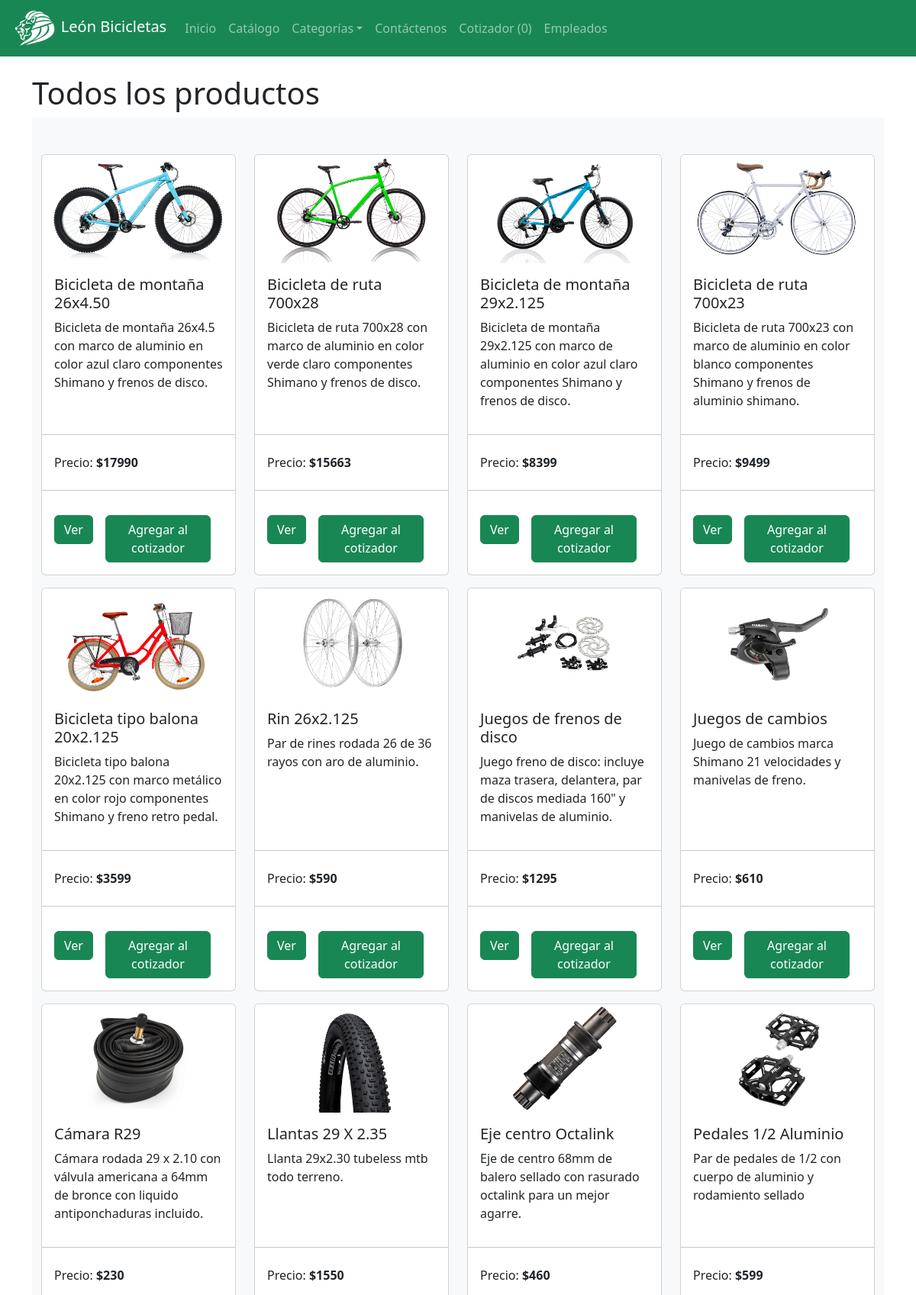
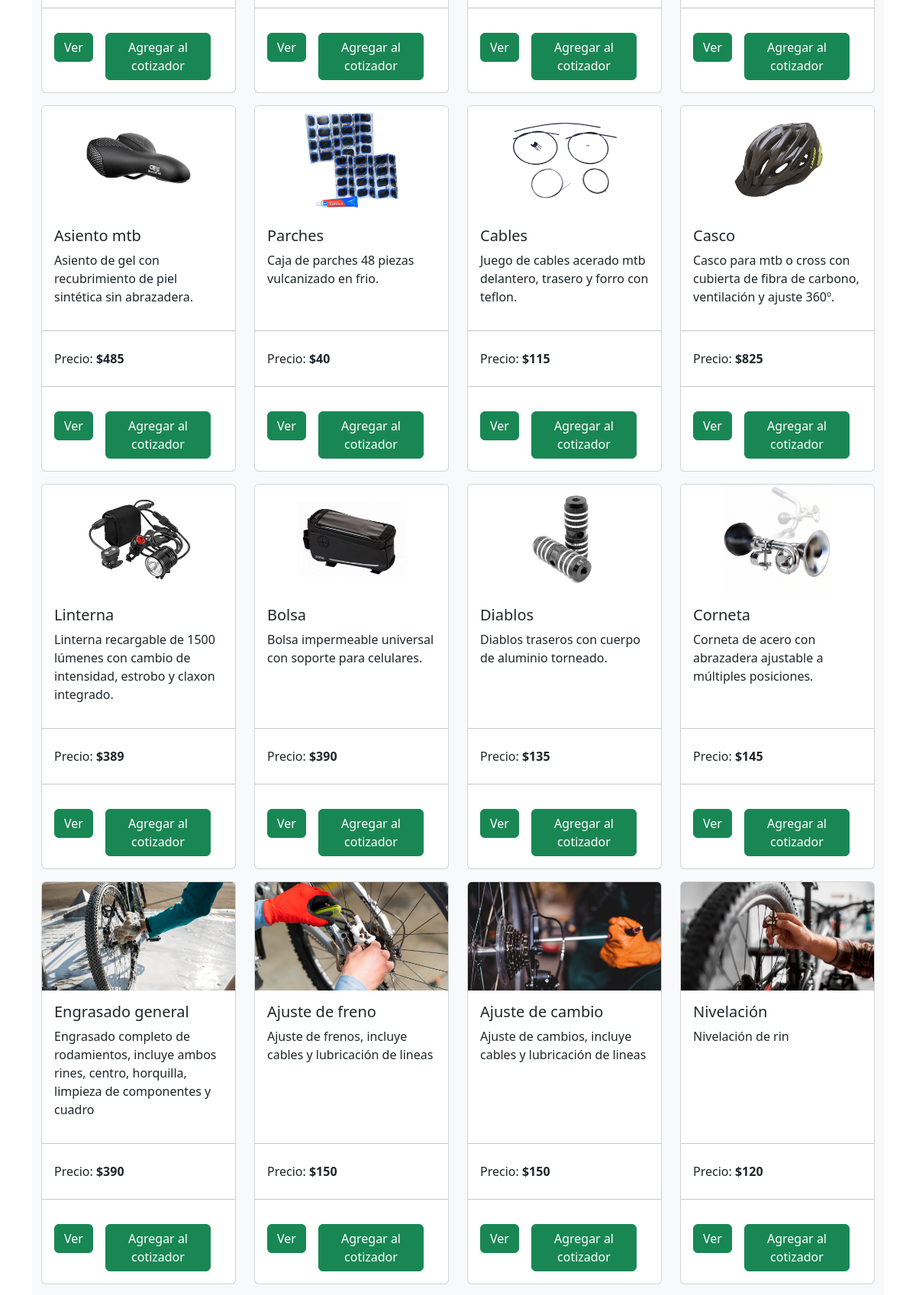
The page /es/catalogo.php (upper part) on the database its author committed (2 pictures, top to bottom).
### tables this page shows
create table productos (
idProd int primary key auto_increment,
nomProd varchar(45),
imgProd varchar(45),
descripcionProd varchar(200),
precio int(10),
stock int(10),
idCat int(10)
);

### es/catalogo.php (the view, shortened to what this page needs)
<?php
include './cotizar.php';
include './TEMPLATE/head.php';
include './TEMPLATE/nav.php';
?>
<div class="container">
    <br>
    <h1>Todos los productos</h1>
    <div class="album py-5 bg-body-tertiary">
        <div class="container">
            <div class="row row-cols-1 row-cols-sm-2 row-cols-md-3 row-cols-lg-4">
            <?php
                $sql = "CALL AllProd()";
                if ($resultado = $conn->query($sql)) {
                    if ($resultado->num_rows > 0) {
                        while ($row = $resultado->fetch_array()) {
                            echo '<div class="col pb-3">';
                            echo '<div class="card h-100">';
                            echo '<img src="./images/' . $row['imagen'] . '" class="card-img-top" alt="...">';
                            echo '<div class="card-body d-flex flex-column">';
                            echo '<h5 class="card-title">' . $row['nombre'] . '</h5>';
                            echo '<p class="card-text">' . $row['descripcion'] . '</p>';
                            echo '</div>';
                            echo '<div class="align-text-bottom">';
                            echo '<hr>';
                            echo '<ul class="list-group list-group-flush">';
                            echo '<li class="list-group-item">Precio: <b>$' . $row['valor'] . '</b></li>';
                            echo '</ul>';
                            echo '<hr>';
                            echo '<div class="card-body d-inline-flex">';
                            echo '<form>';
                            echo '<a class="btn btn-success" href="./verProducto.php?id=' . $row['identifier'] . '">Ver</a>';
                            echo '</form>';
                            echo '<form action="" method="post">';
                            echo '<button class="btn btn-success mx-3" name="btnAccion" type="submit" value="Agregar">Agregar al cotizador</button>';
                            echo '</form>';
                            echo '</div>';
                            echo '</div>';
                            echo '</div>';
                            echo '</div>';
                        }
                    } else {
                        echo '<div class="alert alert-danger"><em>Pronto agregaremos nuevos productos.</em></div>';
                    }
                } else {
                    echo "Ups! Algo salió mal. Intenta más tarde.";
                }
                ?>
            </div>
        </div>
    </div>
</div>
<?php
include './TEMPLATE/footer.php';
?>

### rows shown on the page
productos: imgProd (picture), nomProd "Bicicleta de montaña 26x4.50", descripcionProd "Bicicleta de montaña 26x4.5 con marco de aluminio en color azul claro componentes Shimano y frenos de disco.", precio "17990"
productos: imgProd (picture), nomProd "Bicicleta de ruta 700x28", descripcionProd "Bicicleta de ruta 700x28 con marco de aluminio en color verde claro componentes Shimano y frenos de disco.", precio "15663"
productos: imgProd (picture), nomProd "Bicicleta de montaña 29x2.125", descripcionProd "Bicicleta de montaña 29x2.125 con marco de aluminio en color azul claro componentes Shimano y frenos de disco.", precio "8399"
productos: imgProd (picture), nomProd "Bicicleta de ruta 700x23", descripcionProd "Bicicleta de ruta 700x23 con marco de aluminio en color blanco componentes Shimano y frenos de aluminio shimano.", precio "9499"
productos: imgProd (picture), nomProd "Bicicleta tipo balona 20x2.125", descripcionProd "Bicicleta tipo balona 20x2.125 con marco metálico en color rojo componentes Shimano y freno retro pedal.", precio "3599"
productos: imgProd (picture), nomProd "Rin 26x2.125", descripcionProd "Par de rines rodada 26 de 36 rayos con aro de aluminio.", precio "590"
productos: imgProd (picture), nomProd "Juegos de frenos de disco", descripcionProd "Juego freno de disco: incluye maza trasera, delantera, par de discos mediada 160\" y manivelas de aluminio.", precio "1295"
productos: imgProd (picture), nomProd "Juegos de cambios", descripcionProd "Juego de cambios marca Shimano 21 velocidades y manivelas de freno.", precio "610"
productos: imgProd (picture), nomProd "Cámara R29", descripcionProd "Cámara rodada 29 x 2.10 con válvula americana a 64mm de bronce con liquido antiponchaduras incluido.", precio "230"
productos: imgProd (picture), nomProd "Llantas 29 X 2.35", descripcionProd "Llanta 29x2.30 tubeless mtb todo terreno.", precio "1550"
productos: imgProd (picture), nomProd "Eje centro Octalink", descripcionProd "Eje de centro 68mm de balero sellado con rasurado octalink para un mejor agarre.", precio "460"
productos: imgProd (picture), nomProd "Pedales 1/2 Aluminio", descripcionProd "Par de pedales de 1/2 con cuerpo de aluminio y rodamiento sellado", precio "599"
productos: imgProd (picture), nomProd "Asiento mtb", descripcionProd "Asiento de gel con recubrimiento de piel sintética sin abrazadera.", precio "485"
productos: imgProd (picture), nomProd "Parches", descripcionProd "Caja de parches 48 piezas vulcanizado en frio.", precio "40"
productos: imgProd (picture), nomProd "Cables", descripcionProd "Juego de cables acerado mtb delantero, trasero y forro con teflon.", precio "115"
productos: imgProd (picture), nomProd "Casco", descripcionProd "Casco para mtb o cross con cubierta de fibra de carbono, ventilación y ajuste 360º.", precio "825"
productos: imgProd (picture), nomProd "Linterna", descripcionProd "Linterna recargable de 1500 lúmenes con cambio de intensidad, estrobo y claxon integrado.", precio "389"
productos: imgProd (picture), nomProd "Bolsa", descripcionProd "Bolsa impermeable universal con soporte para celulares.", precio "390"
productos: imgProd (picture), nomProd "Diablos", descripcionProd "Diablos traseros con cuerpo de aluminio torneado.", precio "135"
productos: imgProd (picture), nomProd "Corneta", descripcionProd "Corneta de acero con abrazadera ajustable a múltiples posiciones.", precio "145"
productos: imgProd (picture), nomProd "Engrasado general", descripcionProd "Engrasado completo de rodamientos, incluye ambos rines, centro, horquilla, limpieza de componentes y cuadro", precio "390"
productos: imgProd (picture), nomProd "Ajuste de freno", descripcionProd "Ajuste de frenos, incluye cables y lubricación de lineas", precio "150"
productos: imgProd (picture), nomProd "Ajuste de cambio", descripcionProd "Ajuste de cambios, incluye cables y lubricación de lineas", precio "150"
productos: imgProd (picture), nomProd "Nivelación", descripcionProd "Nivelación de rin", precio "120"
